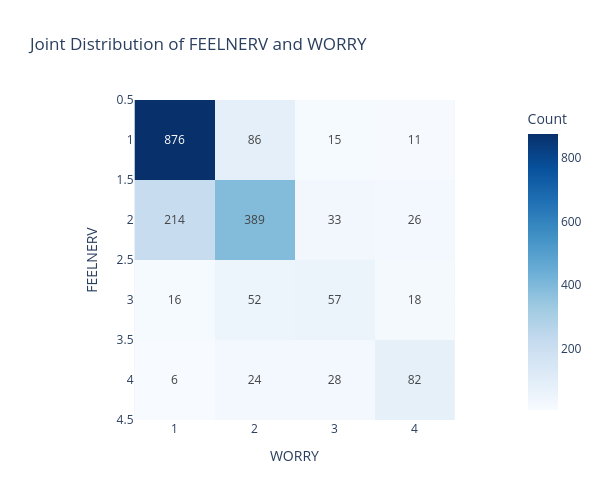

Notebook code for this chart:
### Code cell
crosstab = pd.crosstab(gss_subset["feelnerv"], gss_subset["worry"])

fig = px.imshow(
    crosstab,
    labels=dict(x="WORRY", y="FEELNERV", color="Count"),
    title="Joint Distribution of FEELNERV and WORRY",
    text_auto=True,
    color_continuous_scale="Blues"
)
fig.update_layout(height=500, width=600)
fig.show()

### Figure 1 — Plotly figure (JSON) as saved in the notebook; plotly's stock layout.template omitted (floating-point values rounded to 4 significant figures)
{"data": [{"coloraxis": "coloraxis", "hovertemplate": "WORRY: %{x}<br>FEELNERV: %{y}<br>Count: %{z}<extra></extra>", "name": "0", "texttemplate": "%{z}", "type": "heatmap", "x": [1.0, 2.0, 3.0, 4.0], "xaxis": "x", "y": [1.0, 2.0, 3.0, 4.0], "yaxis": "y", "z": [[876, 86, 15, 11], [214, 389, 33, 26], [16, 52, 57, 18], [6, 24, 28, 82]]}], "layout": {"coloraxis": {"colorbar": {"title": {"text": "Count"}}, "colorscale": [[0, "rgb(247,251,255)"], [0.125, "rgb(222,235,247)"], [0.25, "rgb(198,219,239)"], [0.375, "rgb(158,202,225)"], [0.5, "rgb(107,174,214)"], [0.625, "rgb(66,146,198)"], [0.75, "rgb(33,113,181)"], [0.875, "rgb(8,81,156)"], [1, "rgb(8,48,107)"]]}, "height": 500, "title": {"text": "Joint Distribution of FEELNERV and WORRY"}, "width": 600, "xaxis": {"anchor": "y", "constrain": "domain", "domain": [0, 1], "scaleanchor": "y", "title": {"text": "WORRY"}}, "yaxis": {"anchor": "x", "autorange": "reversed", "constrain": "domain", "domain": [0, 1], "title": {"text": "FEELNERV"}}}}
